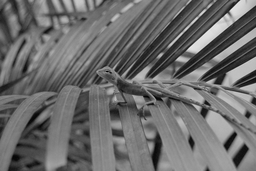
#> input picture MatlabWorkspace5Edition/Chapter 2/lizard.png, 256 x 171 px, shrunk from 1536 x 1024 before the run, found by its file name
$ python LaplacianOperator.py
#> lines starting #> are read from the running program, lines starting #| are printed output that depends on the picture
### Modules/ImageUtilities.py
'''
Feature Extraction and Image Processing
Mark S. Nixon & Alberto S. Aguado
http://www.southampton.ac.uk/~msn/book/
ImageUtilities: Helper module to support image read, create, show and write
                Uses PIL and numpy to work with arrays containing image data
'''

# Image load by using PIL
from PIL import Image

# Array to store image data
from numpy import array, zeros, amax, amin, clip

# Show an image
from matplotlib.pyplot import imshow
import matplotlib.pyplot as plt

# Read an image returning an array with 3 color components
# [18 lines left out: functions imageReadRGB, imageReadRGBF, not called in this run]

# Read an image returning an array with 1 component
def imageReadL(fileName):
    inputImage = Image.open(fileName)
#> inputImage is the input picture: PIL image 256x171 RGB; min 0, max 236, mean 108.4
    width, height = inputImage.size
#> width = 256; height = 171

    inputArray = array(inputImage)
    outputArray = zeros((height, width), dtype='uint8')

    # Combine pixel values, for each row and column
    for y in range(0, height):
        for x in range(0, width):
            rgb = inputArray[y,x]
            outputArray[y,x] = (int(rgb[0]) + int(rgb[1]) + int(rgb[2])) / 3

    return outputArray, width, height

# Save a image containing float as a gray level image
# [37 lines left out: functions imageSaveF, imageSaveL, imageSaveRGB, createImageRGB, not called in this run]

# Create a zero array with a color components
def createImageL(width, height):
    outputArray = zeros((height, width), dtype='uint8')

    return outputArray

# Create a zero array two float components
# [10 lines left out: functions createImageUV, createImage2I, not called in this run]

# Create a zero array with float components
def createImageF(width, height, numComponents = 1):
    if numComponents == 1:
        outputArray = zeros((height, width), dtype='float')
    else:
        outputArray = zeros((height, width, numComponents), dtype='float')

    return outputArray

# Create a multidimensional dimensional array
# [83 lines left out: functions createImageNF, createImageFromDataF, createScaleImageL, scaleImageL, createVectorFromDataF, createVectorF and 2 more, not called in this run]

# Show an array containing image data
def showImageL(image):
    # Create output and show
    outputImage = Image.fromarray(image, 'L')
    outputImage.show()

# Show an array containing image data
def showImageF(image, maxScale = 1):
    height = len(image)
    width = len(image[0])

    maximum = amax(image)
    minimum = amin(image)

    # Create a gray level image for display
    outputArray = createImageL(width, height)

    # Scale the float values into gray scale values
    for y in range(0, height):
        for x in range(0, width):
            if maximum != minimum:
                outputArray[y,x] = clip( 255.0 * (image[y,x]*maxScale - minimum) / (maximum - minimum), 0, 255.0)
            else:
                outputArray[y,x] = image[y,x]

    # Create output and show
    outputImage = Image.fromarray(outputArray, 'L')
    outputImage.show()

# Show an array containing image data
# [53 lines left out: functions plotImageRGB, plotImageRGBF, plotImageL, plotImageF, not called in this run]

### Modules/ConvolutionUtilities.py
'''
Feature Extraction and Image Processing
Mark S. Nixon & Alberto S. Aguado
http://www.southampton.ac.uk/~msn/book/
ConvolutionUtilities: Helper module to apply convolutions. Functions to create kernels and perform convolutions
'''

# Images
from ImageUtilities import createImageF, createImageL
from ImagePropertiesUtilities import imageMaxMin

# Math and iteration
from math import exp, pow, factorial, sqrt, atan2
from timeit import itertools

# Generate a Gaussian kernel
# [54 lines left out: functions createGaussianKernel, createSobelKernel, not called in this run]

# Create a Laplacian kernel
def createLaplacianKernel(kernelSize, sigma):

    # kernel
    kernelLaplacian = createImageF(kernelSize, kernelSize)

    # Create kernel
    s2Inv = 1.0 / (sigma * sigma)
    kernelCentre = (kernelSize - 1) / 2

    # Generate kernel values
    sumValues = 0.0
    for x,y in itertools.product(range(0, kernelSize), range(0, kernelSize)):

        nx2 = float(x-kernelCentre) * float(x-kernelCentre)
        ny2 = float(y-kernelCentre) * float(y-kernelCentre)

        s = 0.5 * (nx2 + ny2) * s2Inv

        kernelLaplacian[y,x] = - s2Inv * s2Inv * (1.0 - s) * exp(-s)

        sumValues += kernelLaplacian[y,x]

    # Normalize
    for x,y in itertools.product(range(0, kernelSize), range(0, kernelSize)):
        kernelLaplacian[y,x] /= sumValues

    return kernelLaplacian

# Apply kernel to an image returning a gray level image
# [28 lines left out: function applyKernel, not called in this run]

# Apply kernel returning a float image
def applyKernelF(inputImage, kernelImage):
    height = len(inputImage)
    width = len(inputImage[0])

    kernelHeight = len(kernelImage)
    kernelWidth = len(kernelImage[0])

    kernelCentreY = int((kernelHeight - 1) / 2)
    kernelCentreX = int((kernelWidth - 1) / 2)

    # Create images to store the result
    outputImage = createImageF(width, height)

    for x,y in itertools.product(range(0, width), range(0, height)):
        sumKernel = 0.0
        sumKernelWeights = 0.0
        for wx,wy in itertools.product(range(0, kernelWidth), range(0, kernelHeight)):
            posY = y + wy - kernelCentreY
            posX = x + wx - kernelCentreX

            if posY > -1 and posY <  height and  posX > -1 and posX <  width:
                sumKernel += float(inputImage[posY,posX]) * float(kernelImage[wy, wx])
                sumKernelWeights += float(kernelImage[wy, wx])

        # If we have to normalize
        if sumKernelWeights != 0.0:
            outputImage[y,x] = sumKernel / sumKernelWeights
        else:
            outputImage[y,x] = sumKernel

    return outputImage

# Apply kernels to an image return magnitude and angle
# [55 lines left out: function applyKernelMA, not called in this run]

### ExamplesPython_3.12.8/Chapter5/LaplacianOperator.py
'''
Feature Extraction and Image Processing
Mark S. Nixon & Alberto S. Aguado
http://www.southampton.ac.uk/~msn/book/
Chapter 5
LaplacianOperator: Detect edges by the Laplacian operator
'''

# Set up modules path
# It can also be set in sys variables
import os
import sys
sys.path.append(os.path.join(os.path.dirname(__file__), "../../Modules"))

# Set module functions
from ImageUtilities import imageReadL, showImageL, createImageL, showImageF
from ConvolutionUtilities import createLaplacianKernel, applyKernelF

# Iteration
from timeit import itertools

'''
Parameters:
    pathToDir = Input image directory
    imageName = Input image name
    kernelSize = Size of the kernel
    sigma = Standard deviation of the kernel
'''
pathToDir = os.path.join(os.path.dirname(__file__), "../../Images/Chapter5/Input/")
imageName = "Lizard.png"
kernelSize = 12
sigma = 2

# Read image into array
inputImage, width, height = imageReadL(pathToDir + imageName)
#> width = 256; height = 171

# Show input image
showImageL(inputImage)

# Create Kernel
kernelLaplacian = createLaplacianKernel(kernelSize, sigma)

# Apply kernel
gaussianImage = applyKernelF(inputImage, kernelLaplacian)
#> in applyKernelF, `width = len(inputImage[0])`: width = 256
#> in applyKernelF, `outputImage = createImageF(width, height)`: outputImage: shape (171, 256) float64; every value is 0
#> after the loop in applyKernelF, `for x,y in itertools.product(range(0, width), range(0, height)):`:
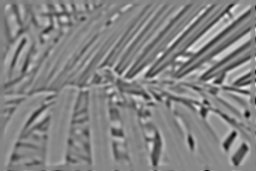
#> outputImage: shape (171, 256) float64; min -1330.6, max 1434.7, mean 108.5; drawn with min black and max white

# Zero-crossing detector
edges = createImageL(width, height)
#> edges: shape (171, 256); every value is 0
kernelCentre = int((kernelSize - 1) / 2)
for x,y in itertools.product(range(1, width-1), range(1, height-1)):
    quadrantValue = [0.0, 0.0, 0.0, 0.0]
    for wx,wy in itertools.product(range(-1, 1), range(-1, 1)):
            quadrantValue[0] += gaussianImage[y+wy, x+wx]

    for wx,wy in itertools.product(range(-1, 1), range(0, 2)):
            quadrantValue[1] += gaussianImage[y+wy, x+wx]

    for wx,wy in itertools.product(range(0, 2), range(-1, 1)):
            quadrantValue[2] += gaussianImage[y+wy, x+wx]

    for wx,wy in itertools.product(range(0, 2), range(0, 2)):
            quadrantValue[3] += gaussianImage[y+wy, x+wx]

    maxVal,minVal = max(quadrantValue), min(quadrantValue)

    if maxVal > 0.0 and minVal < 0:
        edges[y,x] = 255
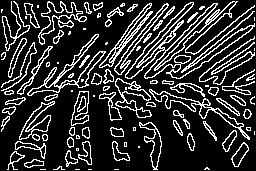
#> edges: shape (171, 256); 19.5% white in thin lines or dots

showImageF(gaussianImage)
#> in showImageF, `height = len(image)`: height = 171
#> in showImageF, `width = len(image[0])`: width = 256
#> in showImageF, `maximum = amax(image)`: maximum = 1434.7
#> in showImageF, `minimum = amin(image)`: minimum = -1330.6
showImageL(edges)

$ run again, with MatlabWorkspace5Edition/Chapter 2/Dandelion.png copied over MatlabWorkspace5Edition/Chapter 2/lizard.png
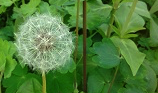
#> input picture MatlabWorkspace5Edition/Chapter 2/Dandelion.png, 158 x 93 px, found by its file name
#> in imageReadL, inputImage is the input picture: PIL image 158x93 RGBA; mean R, G, B, A 79.8, 124.8, 58.8, 255
#> after the loop in imageReadL, `for y in range(0, height):`:
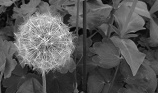
#> outputArray: shape (93, 158); min 3, max 242, mean 87.5
#> `inputImage, width, height = imageReadL(pathToDir + imageName)`: width = 158; height = 93
#> in applyKernelF, `width = len(inputImage[0])`: width = 158
#> after the loop `for x,y in itertools.product(range(1, width-1), range(1, height-1)):`:
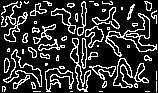
#> edges: shape (93, 158); 20.5% white in thin lines or dots
#> in showImageF, `height = len(image)`: height = 93
#> in showImageF, `width = len(image[0])`: width = 158
#> maximum = 800.8
#> minimum = -1028.6

$ run again, with MatlabWorkspace5Edition/Chapter 2/Giraffe.png copied over MatlabWorkspace5Edition/Chapter 2/lizard.png
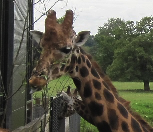
#> input picture MatlabWorkspace5Edition/Chapter 2/Giraffe.png, 153 x 132 px, found by its file name
#> in imageReadL, inputImage is the input picture: PIL image 153x132 RGBA; mean R, G, B, A 95.6, 94.4, 80.7, 255
#> after the loop in imageReadL, `for y in range(0, height):`:
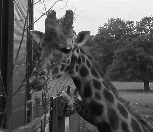
#> outputArray: shape (132, 153); min 11, max 255, mean 89.9
#> `inputImage, width, height = imageReadL(pathToDir + imageName)`: width = 153; height = 132
#> in applyKernelF, `width = len(inputImage[0])`: width = 153
#> after the loop `for x,y in itertools.product(range(1, width-1), range(1, height-1)):`:
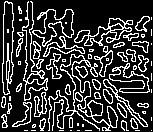
#> edges: shape (132, 153); 22% white in thin lines or dots
#> in showImageF, `height = len(image)`: height = 132
#> in showImageF, `width = len(image[0])`: width = 153
#> maximum = 1698.9
#> minimum = -1139.5
